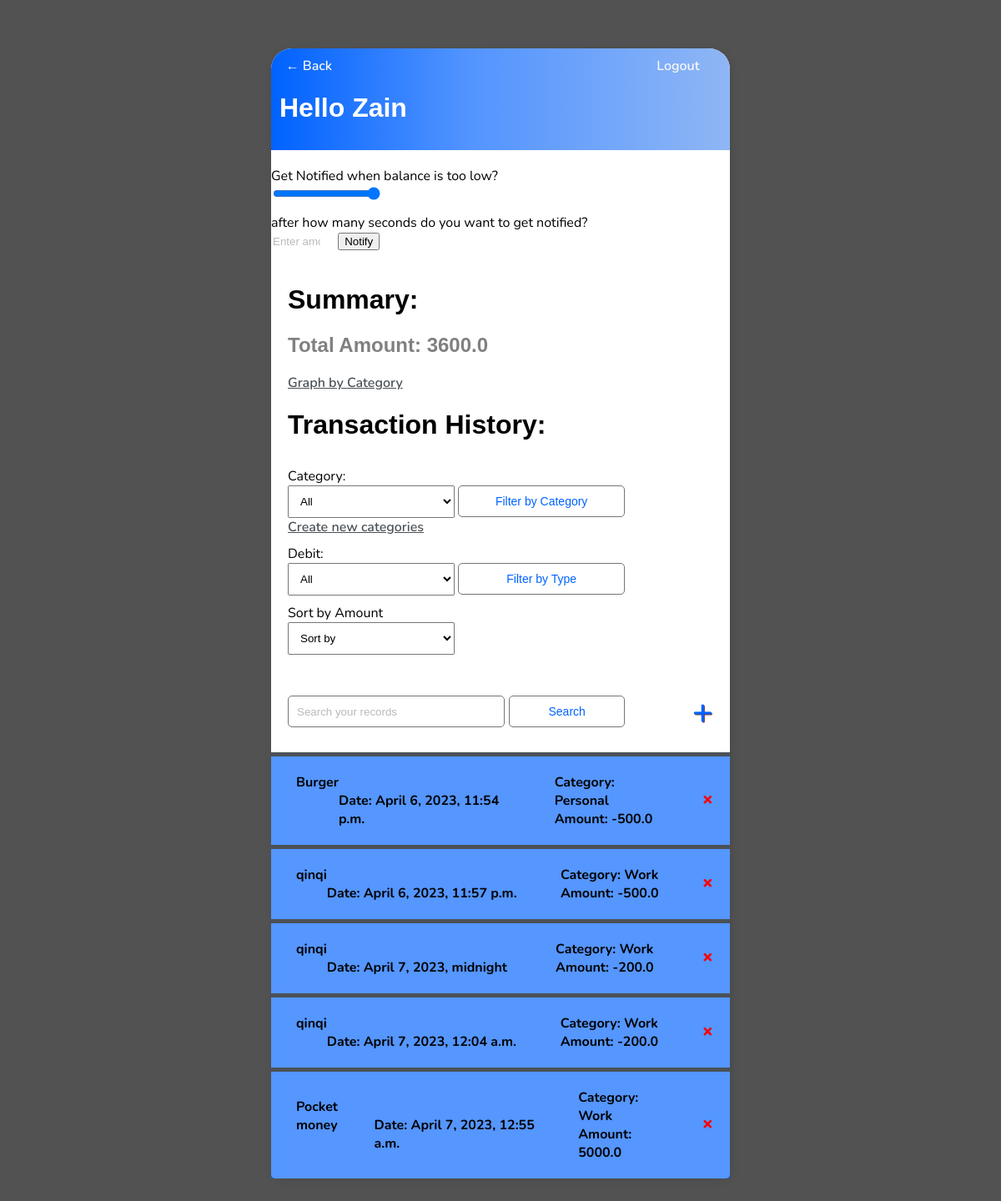
The app's page /transaction-list (signed in), older data.
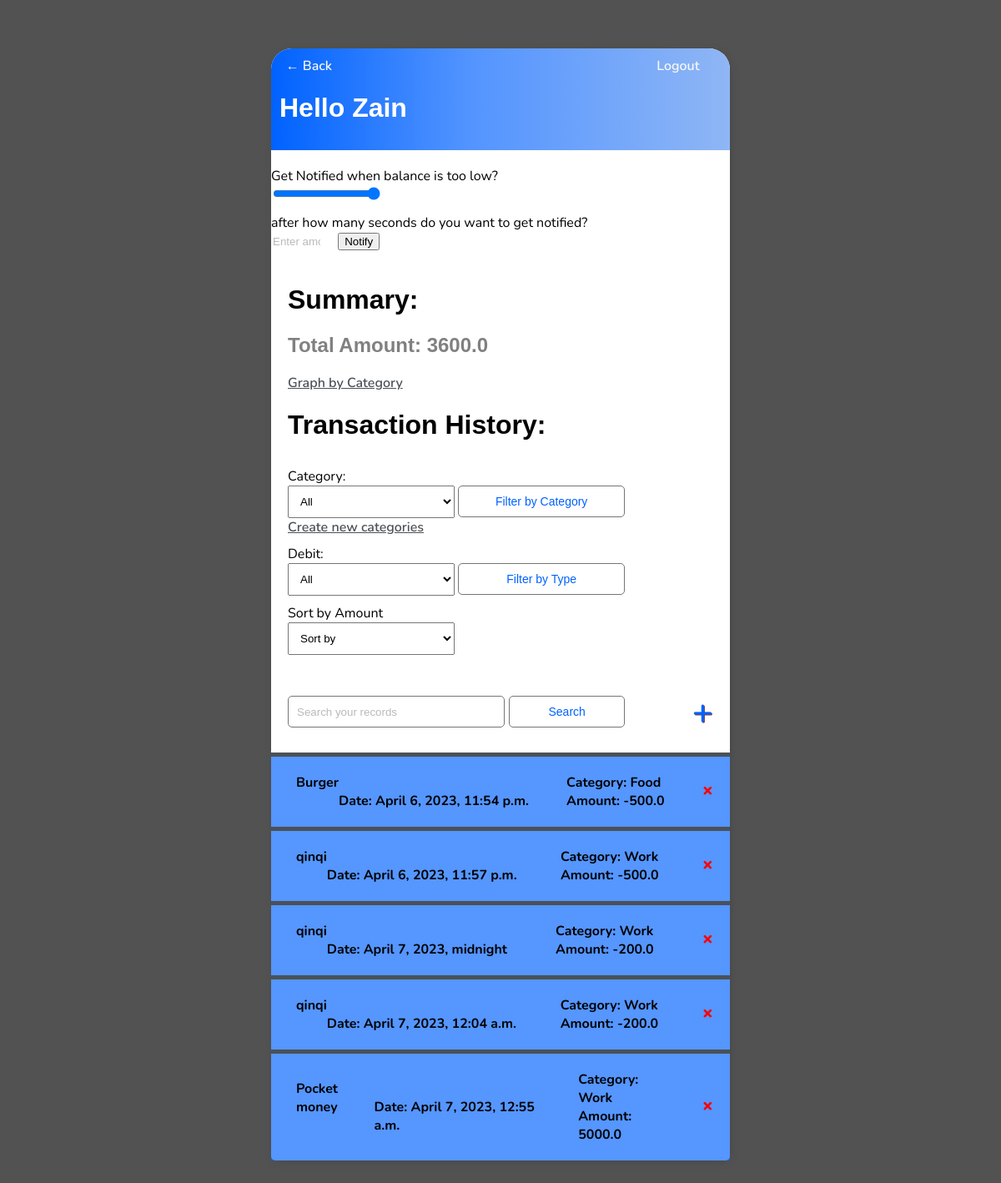
The same page, newer data.
### base/models.py (models this page shows)
class Transaction(models.Model):
    id = models.AutoField(primary_key=True)
    user = models.ForeignKey(
        User, on_delete=models.CASCADE, null=True, blank=True)
    date = models.DateTimeField(auto_now_add=True)
    amount = models.FloatField(default=0, null=True)
    is_debit = models.BooleanField(default=False, null=True)
    is_credit = models.BooleanField(default=not (is_debit), null=True)
    category = models.ForeignKey(Category, on_delete=models.CASCADE)
    is_debt = models.BooleanField(default=False, null=True)
    title = models.CharField(
        max_length=200, default="blank note", blank=False, null=True)
    description = models.TextField(null=True, blank=True)
    def __str__(self):
        return self.title

class Category(models.Model):
    id = models.AutoField(primary_key=True)
    user = models.ForeignKey(
        User, on_delete=models.CASCADE, null=True, blank=True)
    name = models.CharField(max_length=100)
    description = models.TextField(null=True, blank=True)
    def __str__(self):
        return self.name

### base/views.py (the view)
# urls.py: path('transaction-list', TransactionList.as_view(), name='transaction-list'),
class TransactionList(LoginRequiredMixin, ListView):
    model = Transaction
    context_object_name = 'transactions'
    context_object_name2 = 'categories'
    def get_context_data(self, **kwargs):
        context = super().get_context_data(**kwargs)
        context['transactions'] = context['transactions'].filter(
            user=self.request.user)
        debit_total = context['transactions'].filter(is_debit=True).aggregate(total_debit=Sum(
            'amount', output_field=models.FloatField()))['total_debit'] or 0.0
        credit_total = context['transactions'].filter(is_debit=False).aggregate(total_credit=Sum(
            'amount', output_field=models.FloatField()))['total_credit'] or 0.0
        context['total_amount'] = debit_total - credit_total
        debit_total = context['transactions'].filter(is_debit=True).aggregate(total_debit=Sum(
            'amount', output_field=models.FloatField()))['total_debit'] or 0.0
        credit_total = context['transactions'].filter(is_debit=False).aggregate(total_credit=Sum(
            'amount', output_field=models.FloatField()))['total_credit'] or 0.0
        context['total_amount'] = debit_total - credit_total
        search_input = self.request.GET.get('search-area') or ''
        if search_input:
            context['transactions'] = context['transactions'].filter(
                title__contains=search_input)
        context['categories'] = Category.objects.filter(user=self.request.user)
        context['selected_category'] = self.request.GET.get('category')
        context['search_input'] = search_input
        return context
    def get_queryset(self):
        queryset = super().get_queryset().filter(user=self.request.user)
        selected_category = self.request.GET.get('category')
        if selected_category:
            queryset = queryset.filter(category__name=selected_category)
        selected_is_debit = self.request.GET.get('is_debit')
        if selected_is_debit:
            queryset = queryset.filter(is_debit=selected_is_debit)
        sort_order = self.request.GET.get('sort_order')
        if sort_order == 'amount_asc':
            queryset = queryset.order_by('amount')
        elif sort_order == 'amount_desc':
            queryset = queryset.order_by('-amount')
        return queryset

### base/templates/base/transaction_list.html (shortened to what this page needs)
{% extends 'base/main.html' %} {% block content %}
<div class="header-bar">
    <div>
        <a href="{% url 'transactions' %}">&#8592; Back</a>
        <h1>Hello {{request.user|title}}</h1>
    </div>
    {% if request.user.is_authenticated %}
    <a href="{% url 'logout' %}">Logout</a> {% else %}
    <a href="{% url 'login' %}">Login</a> {% endif %}
</div>
<head>
    {% load static%}
  </head>
  <div class="notifications">
      <label class="switch">
        <label for="notificationToggle">Get Notified when balance is too low?</label>
        <input type="range" min="0" max="1" step="1"  value="{{ slider_value }}" class="slider" id="notificationSlider" oninput="toggleNotifications(this.value)">
      </label>
      <label for="amountInput">after how many seconds do you want to get notified?</label>
      <input type="number" id="amountInput" min="0" max="10000" placeholder="Enter amount">
    <button onclick="toggleNotifications(document.getElementById('notificationSlider').value,document.getElementById('amountInput').value)">Notify</button>
</div>
<div class="filter-category">
    <h1>Summary: </h1>
    <h2 style="color: grey;" data-total-amount="{{total_amount}}"> Total Amount: {{total_amount}} </h2>
    <a href="{% url 'pie_chart' %}"> Graph by Category</a>
    <h1> Transaction History: </h1>
    <form method="get">
        <label for="category">Category:</label>
        <select name="category" id="category">
          <option value="">All</option>
        </select>
        <button type="submit" class="button">Filter by Category</button>
        <br><a href="{% url 'category-create' %}">Create new categories</a>
        <label for="is_debit">Debit:</label>
        <select name="is_debit" id="completed_filter">
            <option value="">All</option>
          </select>
        <button type="submit" class="button">Filter by Type</button>
      </form>
      <form method="GET">
        <label for="sort">Sort by Amount</label>
        <select name="sort_order" id="sort_deadline" onchange="this.form.submit()">
            <option value="">Sort by</option>
        </select>
    </form>
</div>
<div id="search-add-wrapper">
    <form method="GET" style="display: flex;">
        <input type='text' name='search-area' placeholder="Search your records" value="{{search_input}}">
        <input class="button" type="submit" value='Search'>
    </form>
    {% if transactions|length > 0 %}
    <a id="add-link" href="{% url 'transaction-create' %}"> &#x2b;</a>
    {% endif %}
</div>
<div id="tasklist" class="task-items-wrapper">
    {% for transaction in transactions %}
    <div class="task-wrapper" data-position="{{transaction.pk}}">
        <div class="task-title">
            <a href="{% url 'transaction-update' transaction.id %}">{{transaction}}</a><br>
            Date: {{ transaction.date }}<br>
        </div>
        <div class="task-title">
            Category: {{ transaction.category }}<br>
            {%if transaction.is_debit %}
            Amount: {{ transaction.amount }}<br>
            {% else %}
            Amount: -{{ transaction.amount }}<br> {% endif %}
        </div>
        <div class="task-controls">
            <a class="delete-link" href="{% url 'transaction-delete' transaction.id %}">&#215;</a>
        </div>
    </div>
    {% empty %}
    <div style="text-align: center; padding-bottom: 10px; line-height: 1em;">
        <h3>No new records are created.</h3>
        <h3>Create a <a style="text-decoration: none; color: #e53935;" href="{% url 'transaction-create' %}">New transaction</a> ! </h3>
    </div>
    {% endfor %}
</div>
{% endblock content %}

### base/templates/base/main.html (shortened to what this page needs)
<!DOCTYPE html>
<html lang="en">
<head>
</head>
<body>
    <div class="container">
        {% block content %} {% endblock content %}
    </div>
</body>
</html>

### base/templates/base/main.html (style rules this page uses)
body { background-color: #525252; font-family: 'Nunito', sans-serif; padding-top: 50px; padding-bottom: 50px; }
h1, h2, h3, h4, h5, h6 { font-family: 'Raleway', sans-serif; }
a, p { color: #4b5156 }
a { font-weight: 600; }
.container { max-width: 550px; margin: auto; background-color: #fff; -webkit-box-shadow: 2px 2px 13px -4px rgba(0, 0, 0, 0.21); box-shadow: 2px 2px 13px -4px rgba(0, 0, 0, 0.21); border-radius: 25px 25px 5px 5px; }
input { outline: none; border: none; }
.header-bar { display: flex; justify-content: space-between; color: #fff; padding: 10px; border-radius: 25px 25px 0px 0px; background: linear-gradient(90deg, #0062FF 0%, #5294ff 43%, #8fb6f5 100%); }
.header-bar a { color: rgb(247, 247, 247); text-decoration: none; margin-right: 5%; margin-left: 5%; }
.task-wrapper { display: flex; align-items: center; justify-content: space-between; background-color: #0565ffad; border-top: 5px solid #4b5156; overflow: hidden; font-weight: bold; }
.task-title { display: flex; padding: 20px; font-weight: bold; }
.task-title a { text-decoration: none; margin-left: 10px; font-weight: bold; color: black; }
.delete-link { text-decoration: none; font-weight: 900; color: #ff0000; font-size: 22px; line-height: 0; padding: 20px; }
#add-link { color: #0062FF; text-decoration: none; font-size: 42px; text-shadow: 1px 1px #81413b; }
#search-add-wrapper { display: flex; justify-content: space-between; align-items: center; padding: 20px; }
input[type=text], input[type=password], textarea { border: 1px solid #757575; border-radius: 5px; padding: 10px; width: 90%; margin-right: 5px; }
label { padding-top: 10px !important; display: block; }
::placeholder { font-weight: 300; opacity: 0.5; }
.button { border: 1px solid #757575; background-color: #FFF; color: #0062FF; padding: 10px; font-size: 14px; border-radius: 5px; cursor: pointer; text-decoration: none; width: 200px; }
.filter-category { padding: 20px; }
#category { padding: 10px; width: 200px; }
#completed_filter { padding: 10px; width: 200px; }
#sort_deadline { padding: 10px; width: 200px; }

Row changes from the older to the newer data that the page shows:
changed Transaction "Burger": category "Personal" → "Food"
